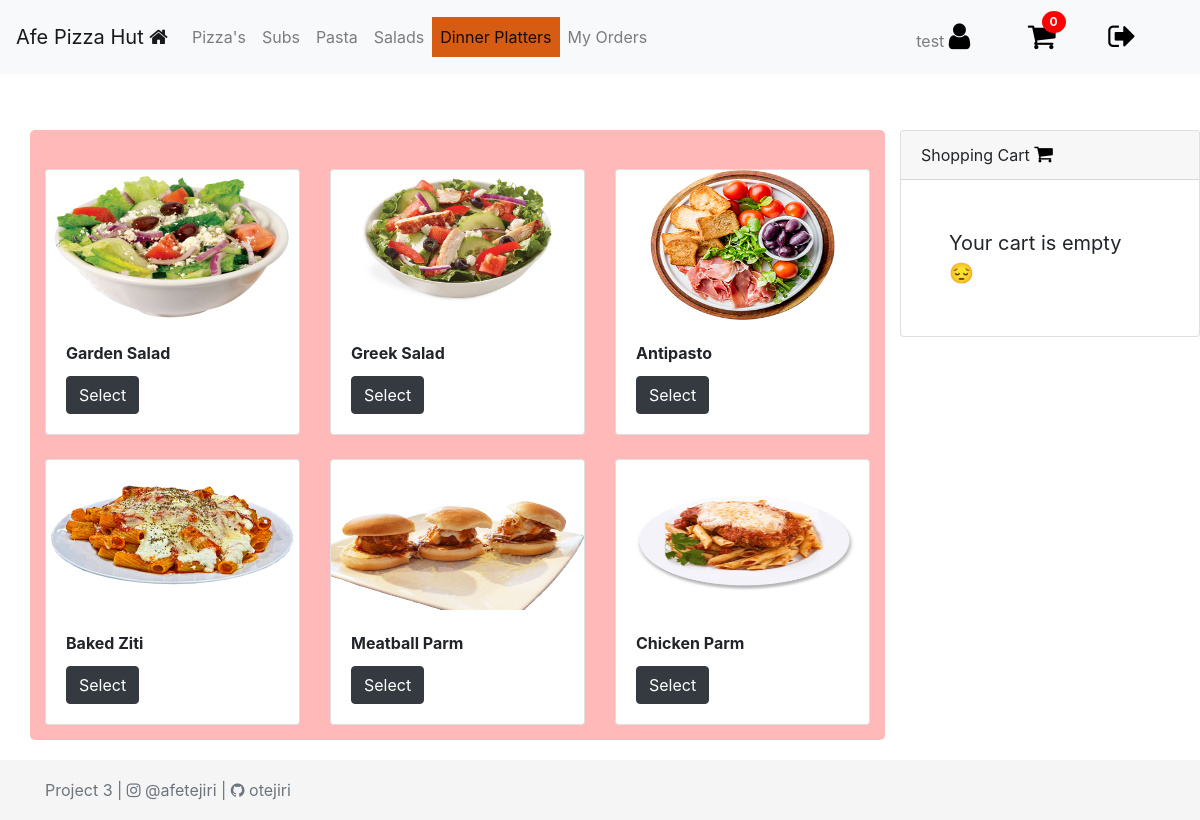
The app's page /dinner_platters (signed in) with its own data.
### orders/models.py (models this page shows, shortened)
class Inventory(models.Model):
    name = models.CharField(max_length=64)
    toppings = models.ManyToManyField(Topping, blank=True, related_name="toppings")
    special = models.BooleanField(default=False)
    customizable = models.BooleanField(default=True)
    item_type = models.ForeignKey(ItemType, on_delete=models.PROTECT, null=True)
    comments = models.CharField(max_length=500, blank=True)

### orders/views.py (the view)
# urls.py: path("dinner_platters", views.dinner_platters, name="dinner_platters"),
@login_required
@user_passes_test(lambda u: not u.is_superuser, login_url='orders')
def dinner_platters(request):
    return render(request, "user/dinner_platters.html")

### orders/context_processors.py (called while the page is built, shortened)
def data(request):
    if not request.user.is_authenticated:
        return {
            "": ""
        }
    else:
        orders = Order.objects.filter(user_id=request.user.id)
        total = Decimal(0)
        cart_item_count = 0
        total_id = []
        for order in orders:
           if order.status == 0:
               total_id.append(order.id)
               cart_item_count = len(total_id)
               total += Decimal(order.amount)
        return {
            "inventory": Inventory.objects.all(),
            "itemcost": ItemCost.objects.all(),
            "orders": orders,
            "total": total,
            "key": settings.STRIPE_PUBLISHABLE_KEY,
            "total_id": total_id,
            "cart_item_count": cart_item_count
        }
        return render(request, "user/index.html")

### orders/models.py (called while the page is built)
    def __str__(self):
        return f"{self.name}"

    def __str__(self):
        return f"{self.item}"

### orders/templates/user/dinner_platters.html
{% extends 'user/user-base.html' %}

### orders/templates/user/user-base.html (shortened to what this page needs)
<!DOCTYPE html>
<head>
    <link rel="stylesheet" href="">
    <link rel="stylesheet"
    href="https://stackpath.bootstrapcdn.com/bootstrap/4.3.1/css/bootstrap.min.css"
>
    <link href="https://stackpath.bootstrapcdn.com/font-awesome/4.7.0/css/font-awesome.min.css" rel="stylesheet">
    {% load static %}
    <link rel="stylesheet" href="{% static 'css/style.css' %}">
</head>
<body>
    <nav class="navbar navbar-expand-lg navbar-light bg-light">
        <a class="navbar-brand" href="#">Afe Pizza Hut <i class="fa fa-home"></i></a>
        <div class="collapse navbar-collapse" id="navbarText">
            <ul class="navbar-nav mr-auto">
                {% if not user.is_staff %}
              <li class="nav-item">
                <a class="nav-link" href="{% url 'pizza' %}">Pizza's</a>
              </li>
              <li class="nav-item">
                <a class="nav-link" href="{% url 'subs' %}">Subs</a>
              </li>
              <li class="nav-item">
                  <a class="nav-link" href="{% url 'pasta' %}">Pasta</a>
                </li>
                <li class="nav-item">
                  <a class="nav-link" href="{% url 'salads' %}">Salads</a>
                </li>
                <li class="nav-item">
                  <a class="nav-link" href="{% url 'dinner_platters' %}">Dinner Platters</a>
                </li>
                <li class="nav-item">
                  <a class="nav-link" href="{% url 'orders' %}">My Orders </a>
                </li>
                {% else %}
                <li class="nav-item">
                  <a class="nav-link" href="{% url 'orders' %}">Orders List</a>
                </li>
             {%  endif %}
            </ul>
          <span class="navbar-text">
              <span class="mr-5"> {{ user.get_username }} <i class="fa fa-user "
                style="font-size:30px;color:#000"></i>
              </span>
              {% if not user.is_staff %}
            <a href="{% url 'pizza' %}" class="notification mr-5">
                <span><i class="fa fa-shopping-cart " style="font-size:30px;color:#000"></i></span>
                <span class="badge">{{ cart_item_count }}</span>
              </a>
              {% else %}
              <a href="#" class="notification mr-5">
                <span><i class="fa fa-clock-o " style="font-size:30px;color:#000"></i></span>
                <span class="badge">{{pending_items_count}}</span>
              </a>
              {%  endif %}
           <a href="{% url 'logout_user' %}" class="mr-5"><i class="fa fa-sign-out " style="font-size:30px;color:#000"></i></a>
          </span>
        </div>
      </nav>
    <div class="container" style="margin-top: 3.5rem;">
        {% if request.resolver_match.url_name != 'orders' %}
        <div class="row">
            <div class="col-md-9"  style="max-height: 80%;
                     max-width: 100%;
            background-color: rgb(255, 185, 185); padding: 15px; margin-bottom:
            80px; border-radius: 5px; ">
<div class="row">
    {% load striper %}
    {% for items in inventory %}
    {% if items.item_type|stringformat:"s" == request.resolver_match.url_name %}
                                <div class="col-md-6 col-lg-4 col-sm-12 col-xs-12 mt-4">
                                  <div class="card">{% load static %}
                                    <img src="static/images/items/{{ items.name }}.png"
                                    class="card-img-top" height="150" alt="...">
                                    <div class="card-body">
                                      <h5 class="card-title"><small><b>{{ items.name }}</b></small></h5>
                                      <a href="#" data-toggle="modal" data-target="#modal{{ items.id }}" aria-expanded="true"
                                      aria-controls="collapseOne" class="btn btn-dark">Select</a>
                                    </div>
                                  </div>
                                </div>
    {% endif %}
      {% endfor %}
    </div>
            </div>
            <div class="col-3" style="margin-bottom: 40px; " >
                <div class="position-fixed" style="z-index: 1041" >
                <div class="card" >
                    <div class="card-header">
                      Shopping Cart <i class="fa fa-shopping-cart" style="font-size:20px;color:#000"></i>
                    </div>
                    {% if cart_item_count > 0 %}
                    <div class="card-body">
                        <div class="card-text" >
                            <div class="table-wrapper-scroll-y
                            my-custom-scrollbar" style="display: flex; flex-direction: column-reverse;">
                                <table class="table table-bordered table-striped mb-0">
                                  <thead>
                                    <tr>
                                      <th scope="col">Item</th>
                                      <th scope="col">Qty</th>
                                      <th scope="col">Amount</th>
                                      <th scope="col"></th>
                                    </tr>
                                  </thead>
                                  <tbody>
                                    {% for order in orders %}
                                    {% if order.status == 0 %}
                                    {% for item in order.item.all %}
                                    <tr>
                                      <th scope="row">{{item}}</th>
                                      <td>{{order.qty}}</td>
                                      <td>${{order.amount}}</td>
                                      <td><form action="{% url 'delete_from_cart'%}" method="POST">
                                      {% csrf_token %}
                                      <input type="hidden" name="next" value="{{ request.path }}">
                                      <input type="hidden" name="item_id"
                                      value="{{order.id}}"><button type="submit"
                                      class="btn"><i class="fa
                                      fa-trash"></i></button></form>
                                      </td>
                                    </tr>
                                    {% if order.item_topping.all %}
                        <tr>
                             <td colspan="3"><small><small>+ {% for topping in order.item_topping.all %} {{topping|join:" // "}} {% if not forloop.last %}, {% endif %}
                                 {% endfor %}</small></small></td>
                        </tr>
                        {% endif %}
                     {% endfor %}
                     {% endif %}
                     {% endfor %}
                     <tr>
                        <td></td>
                        <td colspan="2"><hr> <b>Total</b>: ${{ total }} </td>
                        <td></td>
                    </tr>
                                  </tbody>
                                </table>
                              </div>
                      <hr>
                      <span class="float-right">
                        <button type="button" class="btn btn-warning" data-toggle="modal" data-target="#checkout">
                            Checkout
                          </button>
                          <div class="modal fade" id="checkout" tabindex="-1"
                          role="dialog"
                          aria-labelledby="exampleModalCenterTitle"
                          aria-hidden="true" >
                            <div class="modal-dialog modal-dialog-centered" role="document">
                              <div class="modal-content">
                                <div class="modal-header">
                                  <h5 class="modal-title"
                                  id="exampleModalLongTitle">Confirm Cart Items</h5>
                                  <button type="button" class="close" data-dismiss="modal" aria-label="Close">
                                    <span aria-hidden="true">&times;</span>
                                  </button>
                                </div>
                                <div class="modal-body">
                                    <center>
                                    <table>
                                        <th>Item</th>
                                    <th>Qty</th>
                                    <th>Price</th>
                                    {% for order in orders %}
                                    {% if order.status == 0 %}
                                    {% for item in order.item.all %}
                                    <tr>
                                      <td scope="row">{{item}}</th>
                                      <td>{{order.qty}}</td>
                                      <td>${{order.amount}}</td>
                                    </tr>
                                    {% if order.item_topping.all %}
                        <tr>
                             <td colspan="3"><small><small>+ {% for topping in order.item_topping.all %} {{topping|join:" // "}} {% if not forloop.last %}, {% endif %}
                                 {% endfor %}</small></small></td>
                        </tr>
                        {% endif %}
                     {% endfor %}
                     {% endif %}
                     {% endfor %}
                    </table>
                </center>
                                </div>
                                <div class="modal-footer">
                                  <button type="button" class="btn btn-secondary" data-dismiss="modal">Close</button>
                                  <form action="{% url 'charge' %}" method="post">
                                    {% csrf_token %}
                                    <input type="hidden" value="{{total}}" id="amount"
                                    name="amount">
                                    <input type="hidden" value="{{total_id}}" id="ids" name="ids">
                                  <script
                src="https://checkout.stripe.com/checkout.js"
                class="stripe-button"
                data-key="{{ key }}"
                data-name="Afe Pizza Hut"
                data-description="secure payment"
                data-amount="{{total|stripeconversion}}"
                data-currency="usd">
              </script>
               <script>
                // Hide default stripe button, be careful there if you
                // have more than 1 button of that class
                document.getElementsByClassName("stripe-button-el")[0].style.display = 'none';
            </script>
            <button type="submit" class="btn btn-success">Confirm & Pay ${{total}}</button>
              </form>
                                </div>
                              </div>
                            </div>
                          </div>
</script></span>
                    </div>
                  </div>
                  {% else %}
                  <span class="p-5" style='font-size:20px;'>Your cart is empty &#128532;</span>
{% endif %}
                </div>
            </div>
        </div>
    </div>
    {% else %}
        {% regroup user_orders by order_id as order_list %}
        {% for order_id in order_list %}
             {% for item in order_id.list %}
             {% load striper %}
             {% endfor %}
      {% empty %}
      <tr><td style="text-align: center;">No orders available</td></tr>
      {% endfor %}
    {% endif %}
    </div>
</body>
<footer class="footer">
    <div class="container">
      <span class="text-muted">Project 3 | <i class="fa
      fa-instagram"></i> @afetejiri | <i class="fa fa-github"></i> otejiri </span>
    </div>
  </footer>
</html>

### orders/static/css/style.css (style rules this page uses)
body { background-color: #ffffff; background-image: url("https://www.transparenttextures.com/patterns/food.png"); }
.card { background-color: #ffffff; background-image: url("https://www.transparenttextures.com/patterns/food.png"); }
.footer { position: fixed; bottom: 0; width: 100%; height: 60px; line-height: 60px; background-color: #f5f5f5; }
.navbar-light .navbar-nav > .active > a, .navbar-light .navbar-nav > .active > :hover, .navbar-light .navbar-nav > .active > :focus { color: #000; background: #d65c14; }
.notification { color: white; text-decoration: none; margin: 5px; position: relative; display: inline-block; border-radius: 2px; }
.notification .badge { position: absolute; display: inline-block; top: -10px; right: -10px; padding: 5px 8px; border-radius: 100%; background: red; color: white; }

### records on screen
Inventory: name (picture), name "Garden Salad"
Inventory: name (picture), name "Greek Salad"
Inventory: name (picture), name "Antipasto"
Inventory: name (picture), name "Baked Ziti"
Inventory: name (picture), name "Meatball Parm"
Inventory: name (picture), name "Chicken Parm"

### other values on screen
{{ user.get_username }} "test"
{{ cart_item_count }} "0"
